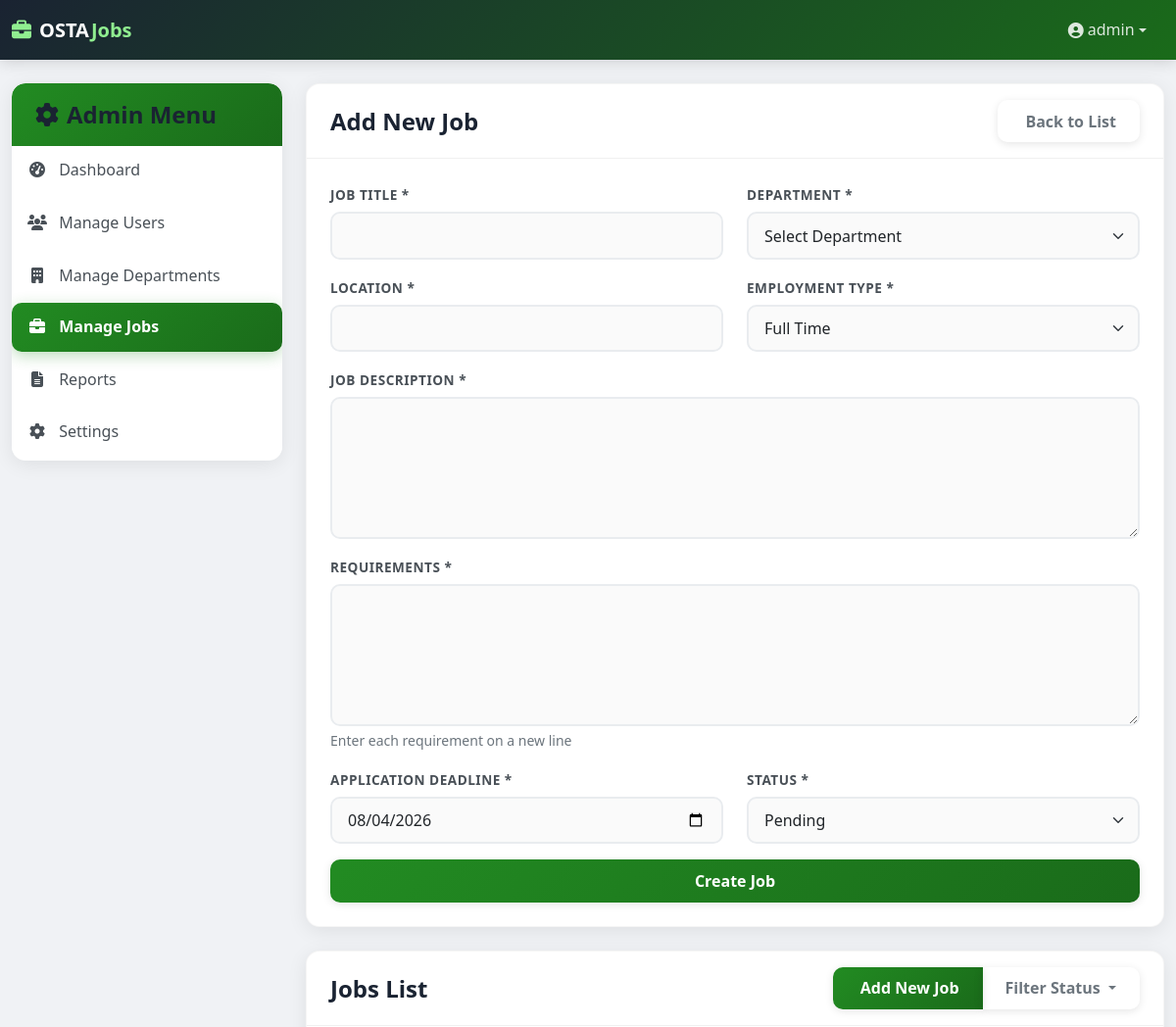
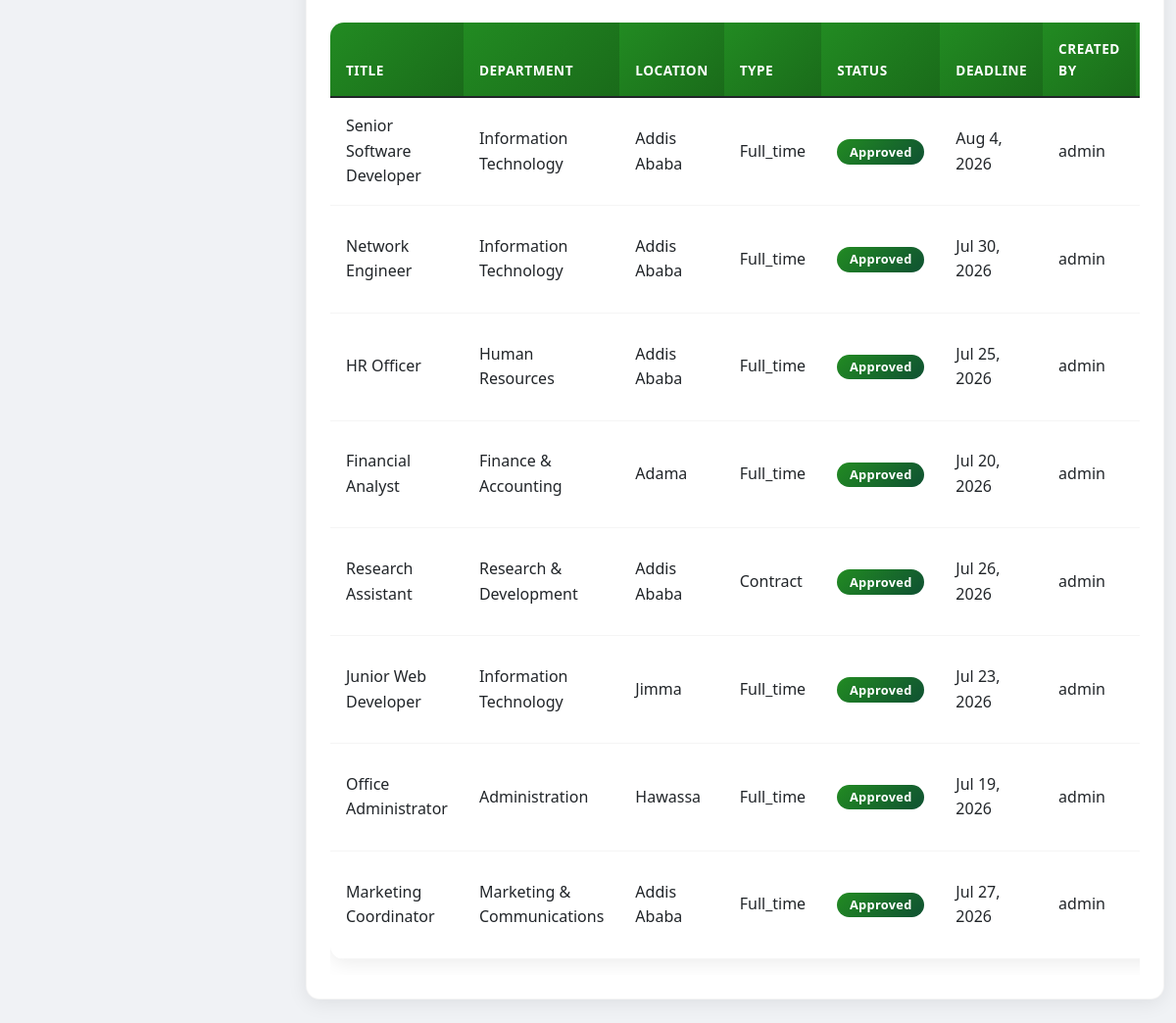
Screenshot of /admin/manage_jobs.php (signed in) with the database file from the repository (2 pictures, top to bottom).
### tables this page shows
CREATE TABLE IF NOT EXISTS jobs (
    id INT UNSIGNED AUTO_INCREMENT PRIMARY KEY,
    department_id INT UNSIGNED NOT NULL,
    company_id INT UNSIGNED,
    title VARCHAR(200) NOT NULL,
    description TEXT NOT NULL,
    requirements TEXT,
    responsibilities TEXT,
    employment_type ENUM('full_time', 'part_time', 'contract', 'internship') NOT NULL,
    location VARCHAR(100) NOT NULL,
    salary_range VARCHAR(50),
    salary VARCHAR(100),
    deadline DATE NOT NULL,
    status ENUM('pending', 'approved', 'expired', 'closed') DEFAULT 'pending',
    application_count INT UNSIGNED DEFAULT 0,
    created_by INT UNSIGNED,
    created_at TIMESTAMP DEFAULT CURRENT_TIMESTAMP,
    updated_at TIMESTAMP DEFAULT CURRENT_TIMESTAMP ON UPDATE CURRENT_TIMESTAMP,
    INDEX idx_department (department_id),
    INDEX idx_status (status),
    INDEX idx_created_by (created_by),
    INDEX idx_deadline (deadline),
    INDEX idx_employment_type (employment_type),
    FULLTEXT INDEX idx_fulltext_search (title, description, requirements),
    FOREIGN KEY (department_id) REFERENCES departments(id) ON DELETE RESTRICT,
    FOREIGN KEY (company_id) REFERENCES companies(id) ON DELETE SET NULL,
    FOREIGN KEY (created_by) REFERENCES users(id) ON DELETE SET NULL
);

CREATE TABLE IF NOT EXISTS departments (
    id INT UNSIGNED AUTO_INCREMENT PRIMARY KEY,
    name VARCHAR(100) NOT NULL,
    description TEXT,
    contact_email VARCHAR(100),
    contact_phone VARCHAR(20),
    location VARCHAR(200),
    created_by INT UNSIGNED,
    created_at TIMESTAMP DEFAULT CURRENT_TIMESTAMP,
    updated_at TIMESTAMP DEFAULT CURRENT_TIMESTAMP ON UPDATE CURRENT_TIMESTAMP,
    INDEX idx_name (name),
    FOREIGN KEY (created_by) REFERENCES users(id) ON DELETE SET NULL
);

CREATE TABLE IF NOT EXISTS users (
    id INT UNSIGNED AUTO_INCREMENT PRIMARY KEY,
    username VARCHAR(50) UNIQUE NOT NULL,
    email VARCHAR(100) UNIQUE NOT NULL,
    password VARCHAR(255) NOT NULL,
    role ENUM('applicant', 'employer', 'admin') NOT NULL,
    status ENUM('active', 'pending', 'inactive') DEFAULT 'active',
    email_verified TINYINT(1) DEFAULT 0,
    full_name VARCHAR(150),
    first_name VARCHAR(100),
    last_name VARCHAR(100),
    phone VARCHAR(20),
    address TEXT,
    skills TEXT,
    education TEXT,
    experience TEXT,
    department_id INT UNSIGNED,
    account_status VARCHAR(20) DEFAULT 'active',
    api_token VARCHAR(64) NULL,
    api_token_expires DATETIME NULL,
    created_at TIMESTAMP DEFAULT CURRENT_TIMESTAMP,
    updated_at TIMESTAMP DEFAULT CURRENT_TIMESTAMP ON UPDATE CURRENT_TIMESTAMP,
    INDEX idx_role (role),
    INDEX idx_status (status),
    INDEX idx_email (email),
    INDEX idx_department (department_id),
    FOREIGN KEY (department_id) REFERENCES departments(id) ON DELETE SET NULL
);

### admin/manage_jobs.php (the view, shortened to what this page needs)
<?php
require_once '../includes/security.php';
$action = isset($_GET['action']) ? $_GET['action'] : '';
$query = "SELECT j.*, d.name as department_name, u.username as created_by_name
          FROM jobs j
          JOIN departments d ON j.department_id = d.id
          JOIN users u ON j.created_by = u.id
          WHERE 1 = 1 ";
$params = [];
$query .= " ORDER BY j.created_at DESC";
$stmt = $pdo->prepare($query);
$stmt->execute($params);
$jobs = $stmt->fetchAll();
$job = null;
?>
<?php include '../includes/header.php'; ?>
    <div class="container-fluid mt-4">
        <div class="row">
            <div class="col-md-3">
                <div class="card dashboard-card">
                    <div class="card-header bg-gradient-primary text-white">
                        <h3 class="mb-0"><i class="fas fa-cog me-2"></i>Admin Menu</h3>
                    </div>
                    <div class="list-group list-group-flush dashboard-sidebar">
                        <a href="dashboard.php" class="list-group-item list-group-item-action">
                            <i class="fas fa-tachometer-alt me-2"></i> Dashboard
                        </a>
                        <a href="manage_users.php" class="list-group-item list-group-item-action">
                            <i class="fas fa-users me-2"></i> Manage Users
                        </a>
                        <a href="manage_departments.php" class="list-group-item list-group-item-action">
                            <i class="fas fa-building me-2"></i> Manage Departments
                        </a>
                        <a href="manage_jobs.php" class="list-group-item list-group-item-action active">
                            <i class="fas fa-briefcase me-2"></i> Manage Jobs
                        </a>
                        <a href="reports.php" class="list-group-item list-group-item-action">
                            <i class="fas fa-file-alt me-2"></i> Reports
                        </a>
                        <a href="settings.php" class="list-group-item list-group-item-action">
                            <i class="fas fa-cog me-2"></i> Settings
                        </a>
                    </div>
                </div>
            </div>
            <div class="col-md-9">
                <div class="card mb-4">
                    <div class="card-header d-flex justify-content-between align-items-center">
                        <h3 class="mb-0"><?php echo $action === 'edit' ? 'Edit Job' : 'Add New Job'; ?></h3>
                        <a href="manage_jobs.php" class="btn btn-outline-secondary">
                            <i class="bi bi-arrow-left me-1"></i> Back to List
                        </a>
                    </div>
                    <div class="card-body">
                        <form method="POST" action="">
                            <div class="row">
                                <div class="col-md-6 mb-3">
                                    <label for="title" class="form-label">Job Title *</label>
                                    <input type="text" class="form-control" id="title" name="title"
                                           value="<?php echo $job ? htmlspecialchars($job['title']) : ''; ?>" required>
                                </div>
                                <div class="col-md-6 mb-3">
                                    <label for="department_id" class="form-label">Department *</label>
                                    <select class="form-select" id="department_id" name="department_id" required>
                                        <option value="">Select Department</option>
                                    </select>
                                </div>
                            </div>
                            <div class="row">
                                <div class="col-md-6 mb-3">
                                    <label for="location" class="form-label">Location *</label>
                                    <input type="text" class="form-control" id="location" name="location"
                                           value="<?php echo $job ? htmlspecialchars($job['location']) : ''; ?>" required>
                                </div>
                                <div class="col-md-6 mb-3">
                                    <label for="employment_type" class="form-label">Employment Type *</label>
                                    <select class="form-select" id="employment_type" name="employment_type" required>
                                        <option value="full_time" <?php echo $job && $job['employment_type'] === 'full_time' ? 'selected' : ''; ?>>Full Time</option>
                                    </select>
                                </div>
                            </div>
                            <div class="mb-3">
                                <label for="description" class="form-label">Job Description *</label>
                                <textarea class="form-control" id="description" name="description" rows="5" required><?php
                                ?></textarea>
                            </div>
                            <div class="mb-3">
                                <label for="requirements" class="form-label">Requirements *</label>
                                <textarea class="form-control" id="requirements" name="requirements" rows="5" required><?php
                                ?></textarea>
                                <div class="form-text">Enter each requirement on a new line</div>
                            </div>
                            <div class="row">
                                <div class="col-md-6 mb-3">
                                    <label for="deadline" class="form-label">Application Deadline *</label>
                                    <input type="date" class="form-control" id="deadline" name="deadline"
                                           value="<?php echo $job ? htmlspecialchars($job['deadline']) : date('Y-m-d', strtotime('+30 days')); ?>" required>
                                </div>
                                <div class="col-md-6 mb-3">
                                    <label for="status" class="form-label">Status *</label>
                                    <select class="form-select" id="status" name="status" required>
                                        <option value="pending" <?php echo $job && $job['status'] === 'pending' ? 'selected' : ''; ?>>Pending</option>
                                    </select>
                                </div>
                            </div>
                            <div class="d-grid">
                                <button type="submit" class="btn btn-primary">
                                    <?php echo $action === 'edit' ? 'Update Job' : 'Create Job'; ?>
                                </button>
                            </div>
                        </form>
                    </div>
                </div>
                <div class="card">
                    <div class="card-header d-flex justify-content-between align-items-center">
                        <h3 class="mb-0">Jobs List</h3>
                        <div class="btn-group">
                            <a href="manage_jobs.php?action=add" class="btn btn-primary">
                                <i class="bi bi-plus-circle me-1"></i> Add New Job
                            </a>
                            <div class="btn-group">
                                <button type="button" class="btn btn-outline-secondary dropdown-toggle" data-bs-toggle="dropdown">
                                    Filter Status
                                </button>
                            </div>
                        </div>
                    </div>
                    <div class="card-body">
                        <div class="table-responsive">
                            <table class="table table-hover" id="jobsTable">
                                <thead>
                                    <tr>
                                        <th>Title</th>
                                        <th>Department</th>
                                        <th>Location</th>
                                        <th>Type</th>
                                        <th>Status</th>
                                        <th>Deadline</th>
                                        <th>Created By</th>
                                        <th>Created At</th>
                                    </tr>
                                </thead>
                                <tbody>
                                    <?php foreach ($jobs as $job): ?>
                                        <tr>
                                            <td><?php echo htmlspecialchars($job['title']); ?></td>
                                            <td><?php echo htmlspecialchars($job['department_name']); ?></td>
                                            <td><?php echo htmlspecialchars($job['location']); ?></td>
                                            <td><?php echo ucfirst($job['employment_type']); ?></td>
                                            <td>
                                                <span class="badge bg-<?php
                                                    echo $job['status'] === 'approved' ? 'success' :
                                                    ($job['status'] === 'pending' ? 'warning' : 'danger');
                                                ?>">
                                                    <?php echo ucfirst($job['status']); ?>
                                                </span>
                                            </td>
                                            <td><?php echo date('M j, Y', strtotime($job['deadline'])); ?></td>
                                            <td><?php echo htmlspecialchars($job['created_by_name']); ?></td>
                                            <td><?php echo date('M j, Y H:i', strtotime($job['created_at'])); ?></td>
                                        </tr>
                                    <?php endforeach; ?>
                                </tbody>
                            </table>
                        </div>
                    </div>
                </div>
            </div>
        </div>
    </div>
    <?php include '../includes/footer.php'; ?>
    <link rel="stylesheet" href="https://cdn.datatables.net/1.10.24/css/dataTables.bootstrap5.min.css">

### rows the page displays
jobs: title "Senior Software Developer", department.name "Information Technology", location "Addis Ababa", employment_type "Full_time", status "Approved", deadline "Aug 4, 2026", created_by.username "admin"
jobs: title "Network Engineer", department.name "Information Technology", location "Addis Ababa", employment_type "Full_time", status "Approved", deadline "Jul 30, 2026", created_by.username "admin"
jobs: title "HR Officer", department.name "Human Resources", location "Addis Ababa", employment_type "Full_time", status "Approved", deadline "Jul 25, 2026", created_by.username "admin"
jobs: title "Financial Analyst", department.name "Finance & Accounting", location "Adama", employment_type "Full_time", status "Approved", deadline "Jul 20, 2026", created_by.username "admin"
jobs: title "Research Assistant", department.name "Research & Development", location "Addis Ababa", employment_type "Contract", status "Approved", deadline "Jul 26, 2026", created_by.username "admin"
jobs: title "Junior Web Developer", department.name "Information Technology", location "Jimma", employment_type "Full_time", status "Approved", deadline "Jul 23, 2026", created_by.username "admin"
jobs: title "Office Administrator", department.name "Administration", location "Hawassa", employment_type "Full_time", status "Approved", deadline "Jul 19, 2026", created_by.username "admin"
jobs: title "Marketing Coordinator", department.name "Marketing & Communications", location "Addis Ababa", employment_type "Full_time", status "Approved", deadline "Jul 27, 2026", created_by.username "admin"

### other values shown
$username "admin"
